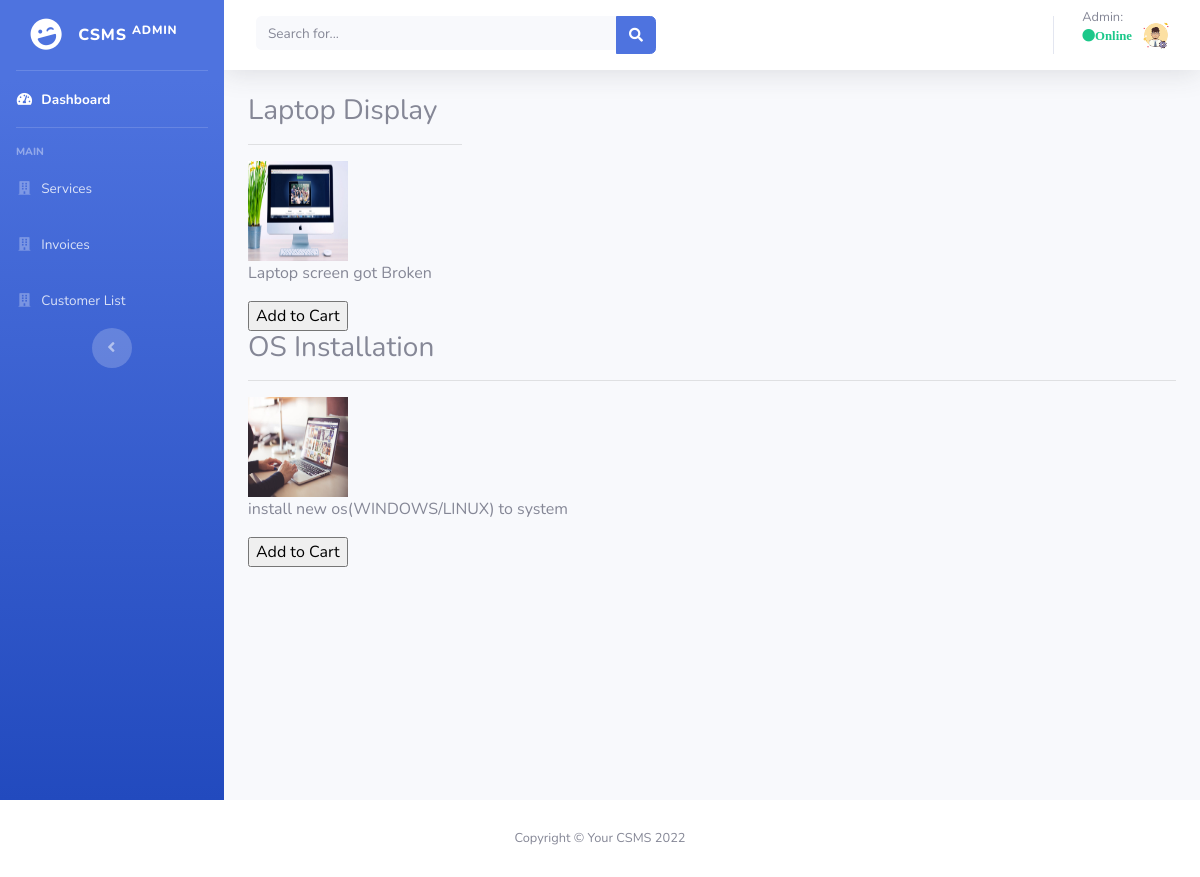
The page /admin/serviceadd.php on the database its author committed.
### tables this page shows
CREATE TABLE `services` (
  `ser_id` int(20) NOT NULL,
  `ser_name` varchar(30) NOT NULL,
  `ser_description` varchar(200) NOT NULL,
  `ser_image` varchar(50) NOT NULL,
  `ser_price` int(20) NOT NULL
);

### admin/serviceadd.php (the view, shortened to what this page needs)
<?php
include('dbconnection.php');
include('includes/header.php');
include('includes/navbar.php');
?>
<div class="container">
  <div class="row">
    <div class="col-lg-3">
   <div >
      <?php
$fs="SELECT * FROM services";
$fs_run=mysqli_query($conn,$fs);
if (mysqli_num_rows($fs_run)>0)
 {
       while ($row_services=mysqli_fetch_array($fs_run))
    {
    ?>
            <form  action="manage_serviceadd.php" method="POST">
             <div class="w3-card-4">
            <header class="w3-container">
               <h3><?php echo $row_services['ser_name'] ?></h3>
                  </header>
                      <div class="w3-container">
                <hr>
                <?php echo '<img src="serviceimages/'.$row_services['ser_image'].'" width="100px;" height="100px;" alt="Avatar"  class="w3-left w3-circle">' ?>
                      <p><?php echo $row_services['ser_description'] ?></p>
                </div>
                   <input type="submit" name="add_to_cart"  class="w3-button w3-block w3-dark-grey" value="Add to Cart" />
                   </div>
                    </div>
  </div>
</div>
 <?php
   }
  }
?>
</div>
<?php
include('includes/footer.php');
?>

### rows shown on the page
services: ser_name "Laptop Display", ser_image (picture), ser_description "Laptop screen got Broken"
services: ser_name "OS Installation", ser_image (picture), ser_description "install new os(WINDOWS/LINUX) to system"
